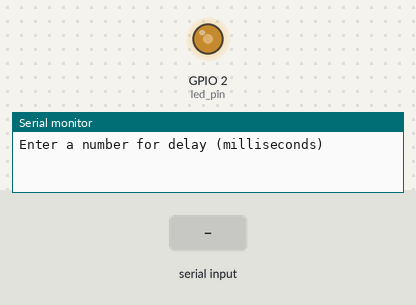
Recording of a sketch running on a simulated ESP32. Shown: output pins drawn as LEDs (lit = HIGH), the last lines printed to the serial monitor. The inputs (shaded band) are chosen by the test bench.

Above: at 1.8 s.
1.9 s: "90,45\n" received over Serial
At 2.12 s:
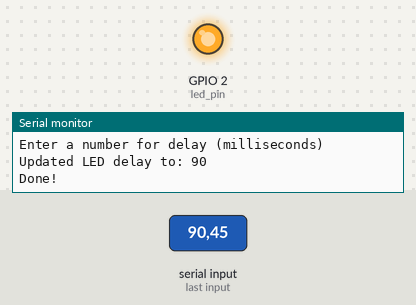
At 2.57 s:
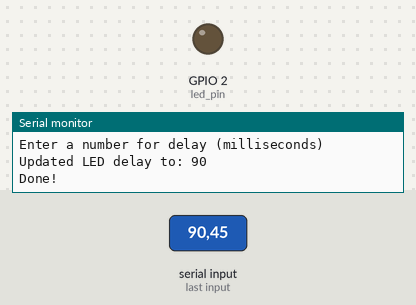
4.9 s: "30,150\n" received over Serial
6.4 s: "5\n" received over Serial
Timing chart, 0 to 9.4 s (numbered marks = the images above; inputs shaded):
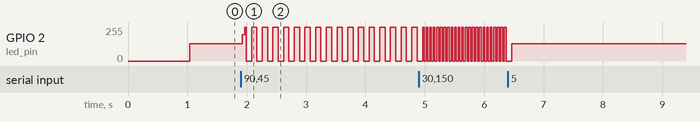

Measured:
- after the input at 1.9 s, GPIO 2 (led_pin): 128/255 → 197/255 at once, then moves between 0/255 and 255/255, repeating every 0.72 s
- after the input at 4.9 s, GPIO 2 (led_pin): alternates 255/255 for 0.03 s and 0/255 for 0.03 s, starting after 0.09 s

The sketch:

new_part3_4.ino
```cpp
//EN20416362 part3_4
#include <stdlib.h>

#if CONFIG_FREERTOS_UNICORE
  static const BaseType_t app_cpu = 0;
#else
  static const BaseType_t app_cpu = 1;
#endif

// Globals
static const int led_pin = LED_BUILTIN;
static int led_delay;
static const uint8_t buf_len = 20;

void setup() {
  Serial.begin(115200);
  pinMode(led_pin, OUTPUT);

      vTaskDelay(1000 / portTICK_PERIOD_MS);
      Serial.println();
      Serial.println("Enter a number for delay (milliseconds)");


  xTaskCreatePinnedToCore (Task1code,
                            "Task1",
                            1024,
                            NULL,
                            1,
                            NULL,
                            app_cpu);

  xTaskCreatePinnedToCore (Task2code,
                            "Task2",
                            1024,
                            NULL,
                            1,
                            NULL,
                            app_cpu);


  vTaskDelete(NULL);
}

void Task1code( void * parameter ){

  // Blink forever and ever
  while (1) {

    digitalWrite(led_pin, HIGH);
    vTaskDelay(led_delay / portTICK_PERIOD_MS);
    digitalWrite(led_pin, LOW);
    vTaskDelay(led_delay / portTICK_PERIOD_MS);
    }
}

void Task2code( void * parameter ){

  char c;
  char buf[buf_len];
  uint8_t idx = 0;

  // Clear whole buffer
  memset(buf, 0, buf_len);

  // run forever and ever
  while (1) {


    // Read characters from serial
    if (Serial.available() > 0) {
      c = Serial.read();

      // Update delay variable and reset buffer if we get a newline character
      if (c == '\n') {
        led_delay = atoi(buf);
        Serial.print("Updated LED delay to: ");
        Serial.println(led_delay);
        Serial.println("Done!");
        memset(buf, 0, buf_len);
        idx = 0;
      } else {

        // Only append if index is not over message limit
        if (idx < buf_len - 1) {
          buf[idx] = c;
          idx++;
        }
      }
    }
  }
}


void loop() {

}
```
